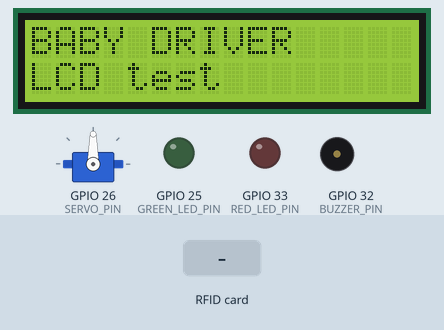
Recording of a sketch running on a simulated ESP32. Parts: 16×2 character LCD, servo, output pins drawn as LEDs (lit = HIGH), buzzer (waves = sounding, pin HIGH). Inputs (shaded band) come from the test bench. WiFi joins after 1.5 s; servers stay silent unless stated; uploads are accepted with an empty reply; what the sketch prints to the serial monitor is not drawn.

Above: at 3.3 s.
3.4 s: RFID card 5E 7A 19 C4 held to the reader
At 4.7 s:
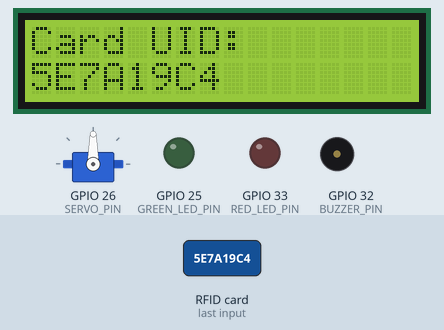
At 6.2 s:
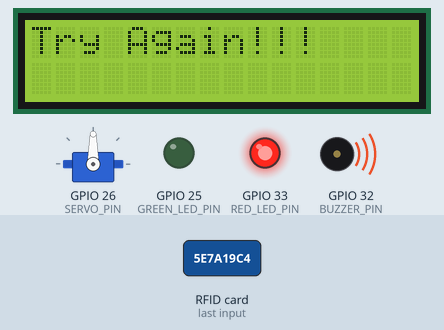
Timing chart, 0 to 18.3 s (numbered marks = the images above; inputs shaded):
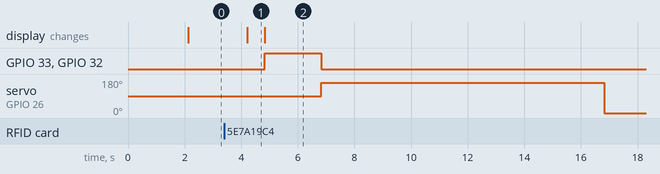

Measured:
- after the input at 3.4 s, GPIO 33 (RED_LED_PIN), GPIO 32 (BUZZER_PIN): LOW → HIGH after 1.4 s, → LOW 2.0 s later; servo on GPIO 26 (SERVO_PIN): 90° → 160° after 3.4 s, → 0° 10.0 s later; the display: changes after 0.81 s (image 1)
- what the display in image 1 shows lasts 0.6 s, from 4.2 s to 4.8 s

The sketch:

Server.ino
```cpp
#include <WiFi.h>
#include <HTTPClient.h>
#include <ArduinoJson.h>
#include <SPI.h>
#include <MFRC522.h>
#include <LiquidCrystal_I2C.h>
#include <ESP32Servo.h>

// WiFi credentials
const char* ssid = "Galaxy Tab A928D";
const char* password = "226031695";

// Server details
const char* serverName = "http://192.168.77.198:3000";

// RFID
#define SS_PIN    5
#define RST_PIN   27
MFRC522 mfrc522(SS_PIN, RST_PIN);

// LCD
#define I2C_ADDR 0x27
#define LCD_COLUMNS 16
#define LCD_ROWS 2
LiquidCrystal_I2C lcd(I2C_ADDR, LCD_COLUMNS, LCD_ROWS);

// LEDs and Buzzer
#define GREEN_LED_PIN 25
#define RED_LED_PIN 33
#define BUZZER_PIN 32

// Servo
#define SERVO_PIN 26
Servo myServo;

void setup() {
  Serial.begin(115200);

  // Connect to WiFi
  WiFi.begin(ssid, password);
  while (WiFi.status() != WL_CONNECTED) {
    delay(1000);
    Serial.println("Connecting to WiFi...");
  }
  Serial.println("Connected to WiFi");

  // RFID Initialization
  SPI.begin();
  mfrc522.PCD_Init();
  Serial.println("RFID Reader initialized");

  // LCD Initialization
  lcd.init();
  lcd.backlight();
  lcd.setCursor(0, 0);
  lcd.print("BABY DRIVER");
  lcd.setCursor(0, 1);
  lcd.print("LCD test");

  // Servo Initialization
  myServo.attach(SERVO_PIN);
  Serial.println("Servo test initialized");

  // LEDs and Buzzer Initialization
  pinMode(GREEN_LED_PIN, OUTPUT);
  pinMode(RED_LED_PIN, OUTPUT);
  pinMode(BUZZER_PIN, OUTPUT);
}

void loop() {
  String uuid = readRFID();

  if (!uuid.isEmpty()) {
    // Display UID on LCD
    lcd.clear();
    lcd.setCursor(0, 0);
    lcd.print("Card UID:");
    lcd.setCursor(0, 1);
    lcd.print(uuid);

    // Send UUID to server
    if (WiFi.status() == WL_CONNECTED) {
      sendUUIDToServer(uuid);
    } else {
      Serial.println("WiFi Disconnected");
    }

    // Get the expected UUID from server
    String expectedUUID = getExpectedUUID();

    // Compare UUID
    boolean result = (uuid == expectedUUID);

    // Send result to server
    sendResult(result);

    // Display result on LCD
    if (result) {
      lcd.clear();
      lcd.setCursor(0, 0);
      lcd.print("Congratulations!");
      digitalWrite(GREEN_LED_PIN, HIGH);

      delay(2000);
       digitalWrite(GREEN_LED_PIN, LOW);

    } else {
      lcd.clear();
      lcd.setCursor(0, 0);
      lcd.print("Try Again!!!");
      digitalWrite(RED_LED_PIN, HIGH);
            digitalWrite(BUZZER_PIN, HIGH);
      delay(2000);
             digitalWrite(BUZZER_PIN, LOW);
      digitalWrite(RED_LED_PIN, LOW);
    }

    // Move the servo based on the result

    myServo.write(160);
    delay(10000);
    myServo.write(0);


  }

  delay(1000);
}

String readRFID() {
  if (!mfrc522.PICC_IsNewCardPresent() || !mfrc522.PICC_ReadCardSerial()) {
    return "";
  }

  // Get the UID of the card
  String content = "";
  for (byte i = 0; i < mfrc522.uid.size; i++) {
    content.concat(String(mfrc522.uid.uidByte[i] < 0x10 ? "0" : ""));
    content.concat(String(mfrc522.uid.uidByte[i], HEX));
  }

  content.toUpperCase();

  mfrc522.PICC_HaltA();
  mfrc522.PCD_StopCrypto1();

  Serial.println("Card UID: " + content);
  return content;
}

void sendUUIDToServer(String uuid) {
  HTTPClient http;
  http.begin(String(serverName) + "/task1");
  http.addHeader("Content-Type", "application/json");

  String payload = "{\"uuid\":\"" + uuid + "\"}";
  int httpResponseCode = http.POST(payload);

  if (httpResponseCode > 0) {
    String response = http.getString();
    Serial.println(httpResponseCode);
    Serial.println(response);
  } else {
    Serial.print("Error on sending POST: ");
    Serial.println(httpResponseCode);
  }

  http.end();
}

String getExpectedUUID() {
  HTTPClient http;
  http.begin(String(serverName) + "/passed-uuid");
  int httpResponseCode = http.GET();

  String payload = "";
  if (httpResponseCode == 200) {
    payload = http.getString();
    // Parse JSON response to get UUID
    StaticJsonDocument<200> doc;
    deserializeJson(doc, payload);
    payload = doc["uuid"].as<String>();
  }
  http.end();

  Serial.println("Expected UUID: " + payload);
  return payload;
}

void sendResult(boolean result) {
  HTTPClient http1;
  http1.begin(String(serverName) + "/sendResult");
  http1.addHeader("Content-Type", "application/json");

  String jsonData = "{\"result\": " + String(result ? 1 : 0) + "}";
  int httpResponseCode = http1.POST(jsonData);

  if (httpResponseCode == 200) {
    Serial.println("Result sent successfully");
  } else {
    Serial.println("Error sending result");
  }
  http1.end();
}
```
